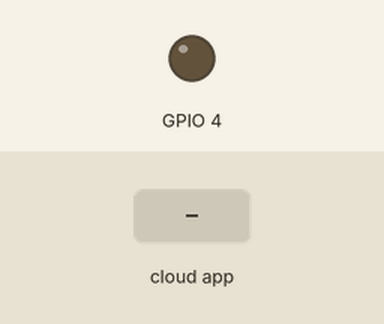
Simulated run of this sketch. Board: ESP32. Parts: output pins drawn as LEDs (lit = HIGH). The inputs (shaded band) are chosen by the test bench. WiFi joins after 1.5 s; servers stay silent unless stated; the Firebase database answers and starts empty; what the sketch prints to the serial monitor is not drawn.

Above: at 5.7 s.
5.8 s: the phone or cloud app sets ControlString to 1
At 6.4 s:
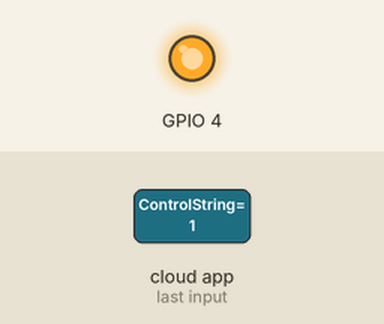
7.3 s: the phone or cloud app sets ControlString to 0
At 8.8 s:
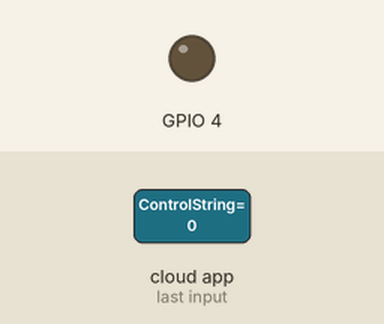
Timing chart, 0 to 10.3 s (numbered marks = the images above; inputs shaded):
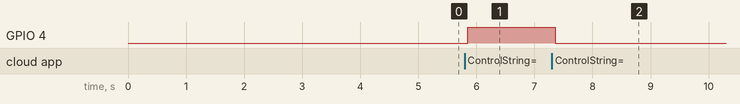

The sketch:

adelkassehESP32C9.ino
```cpp
/////////////////////////////////
// Generated with a lot of love//
// with TUNIOT FOR ESP32     //
// Website: Easycoding.tn      //
/////////////////////////////////
#include <WiFi.h>

#include <FirebaseESP32.h>
String  MyIncomingData;
#define FIREBASE_HOST "https://controle-led-e2026-default-rtdb.firebaseio.com/"
#define FIREBASE_AUTH "CYEcg6emOfsHXBf2XHXrd9pWz4TvnVx0B1Hmyzzh"
FirebaseData firebaseData;

void setup()
{
MyIncomingData = "";

Serial.begin(115200);

pinMode(4, OUTPUT);
  WiFi.disconnect();
  delay(3000);
  Serial.println("START");
  WiFi.begin("Molka","molka0000");
  while ((!(WiFi.status() == WL_CONNECTED))){
    delay(300);
    Serial.print("..");

  }
  Serial.println("Connected");
  Serial.println("Your IP is");
  Serial.println((WiFi.localIP()));
  Firebase.begin(FIREBASE_HOST, FIREBASE_AUTH);
  Firebase.reconnectWiFi(true);

}


void loop()
{

    if (Firebase.getString(firebaseData, "/controleledavecfirebase/ControlString")) {
      MyIncomingData = (firebaseData.stringData());
      if (MyIncomingData == "1") {
        digitalWrite(4 ,HIGH);
        Serial.println("ON");

      }
      if (MyIncomingData == "0") {
        digitalWrite(4 ,LOW);
        Serial.println("OFF");

      }

    }


}
```

Measured:
- after the input at 5.8 s, GPIO 4: LOW → HIGH after 0.05 s
- after the input at 7.3 s, GPIO 4: HIGH → LOW after 0.06 s
